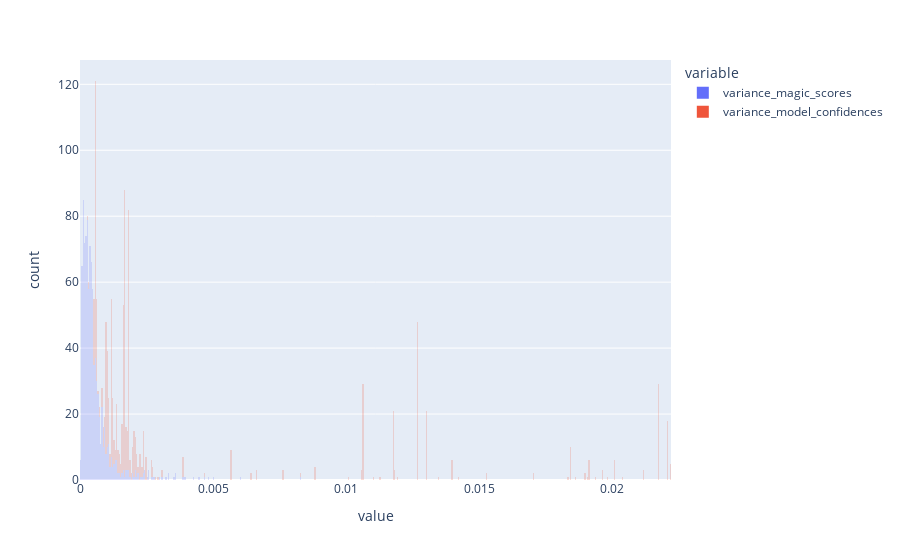

Notebook code cell kept with this figure:
### Code cell
px.histogram(var_magic_model_conf.melt(), x="value", color="variable", nbins=500, opacity=0.2)

### Figure 1 — Plotly figure (JSON) as saved in the notebook; plotly's stock layout.template omitted (floating-point values rounded to 4 significant figures; data arrays with more than 128 entries replaced by an {"elided": "..."} marker saying what was removed)
{"data": [{"alignmentgroup": "True", "bingroup": "x", "hovertemplate": "variable=variance_magic_scores<br>value=%{x}<br>count=%{y}<extra></extra>", "legendgroup": "variance_magic_scores", "marker": {"color": "#636efa", "opacity": 0.2, "pattern": {"shape": ""}}, "name": "variance_magic_scores", "nbinsx": 500, "offsetgroup": "variance_magic_scores", "orientation": "v", "showlegend": true, "type": "histogram", "x": {"elided": "963 float values"}, "xaxis": "x", "yaxis": "y"}, {"alignmentgroup": "True", "bingroup": "x", "hovertemplate": "variable=variance_model_confidences<br>value=%{x}<br>count=%{y}<extra></extra>", "legendgroup": "variance_model_confidences", "marker": {"color": "#EF553B", "opacity": 0.2, "pattern": {"shape": ""}}, "name": "variance_model_confidences", "nbinsx": 500, "offsetgroup": "variance_model_confidences", "orientation": "v", "showlegend": true, "type": "histogram", "x": {"elided": "963 float values"}, "xaxis": "x", "yaxis": "y"}], "layout": {"barmode": "relative", "legend": {"title": {"text": "variable"}, "tracegroupgap": 0}, "margin": {"t": 60}, "xaxis": {"anchor": "y", "domain": [0, 1], "title": {"text": "value"}}, "yaxis": {"anchor": "x", "domain": [0, 1], "title": {"text": "count"}}}}
